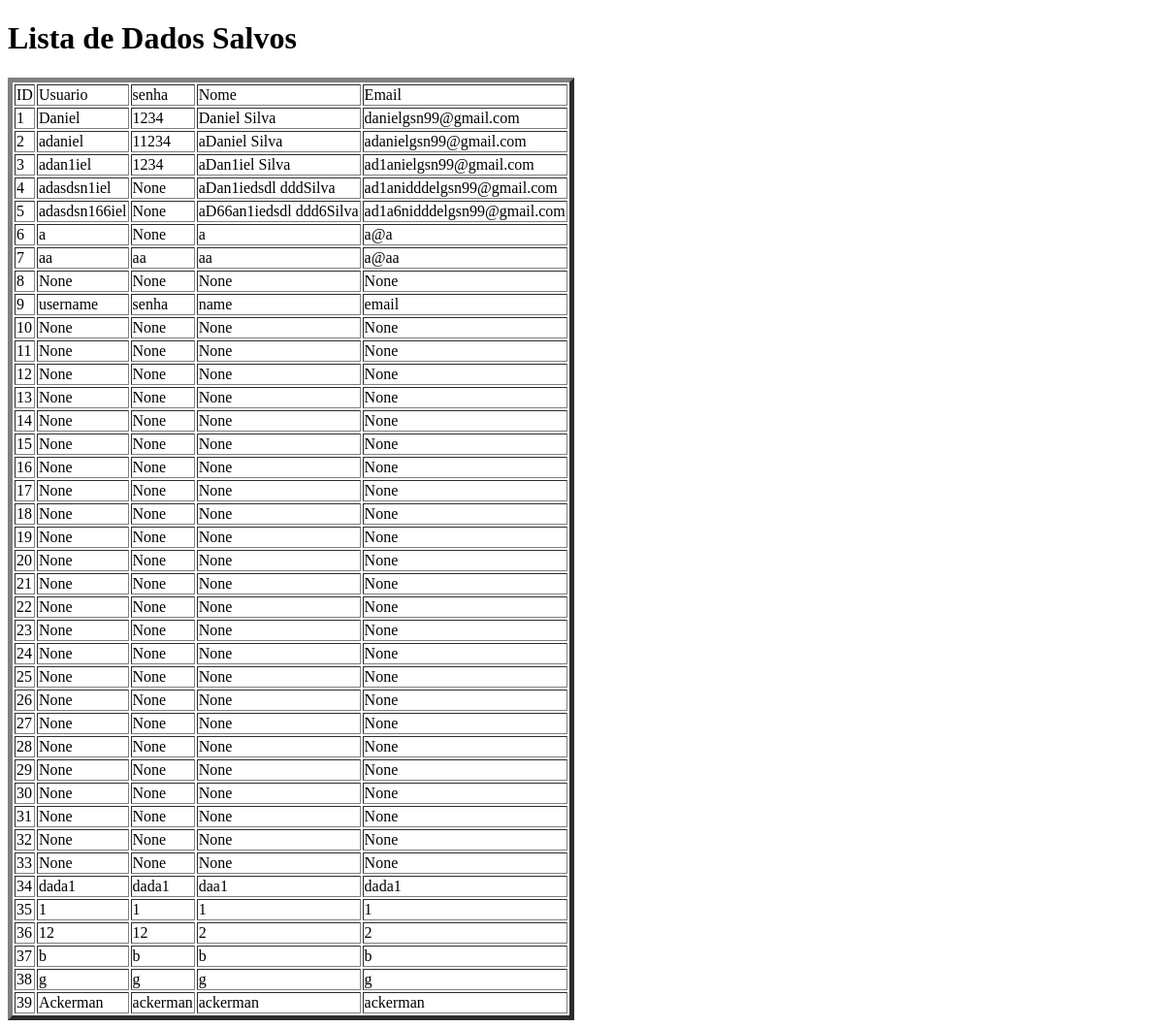
Before: /teste1 with the older database file.
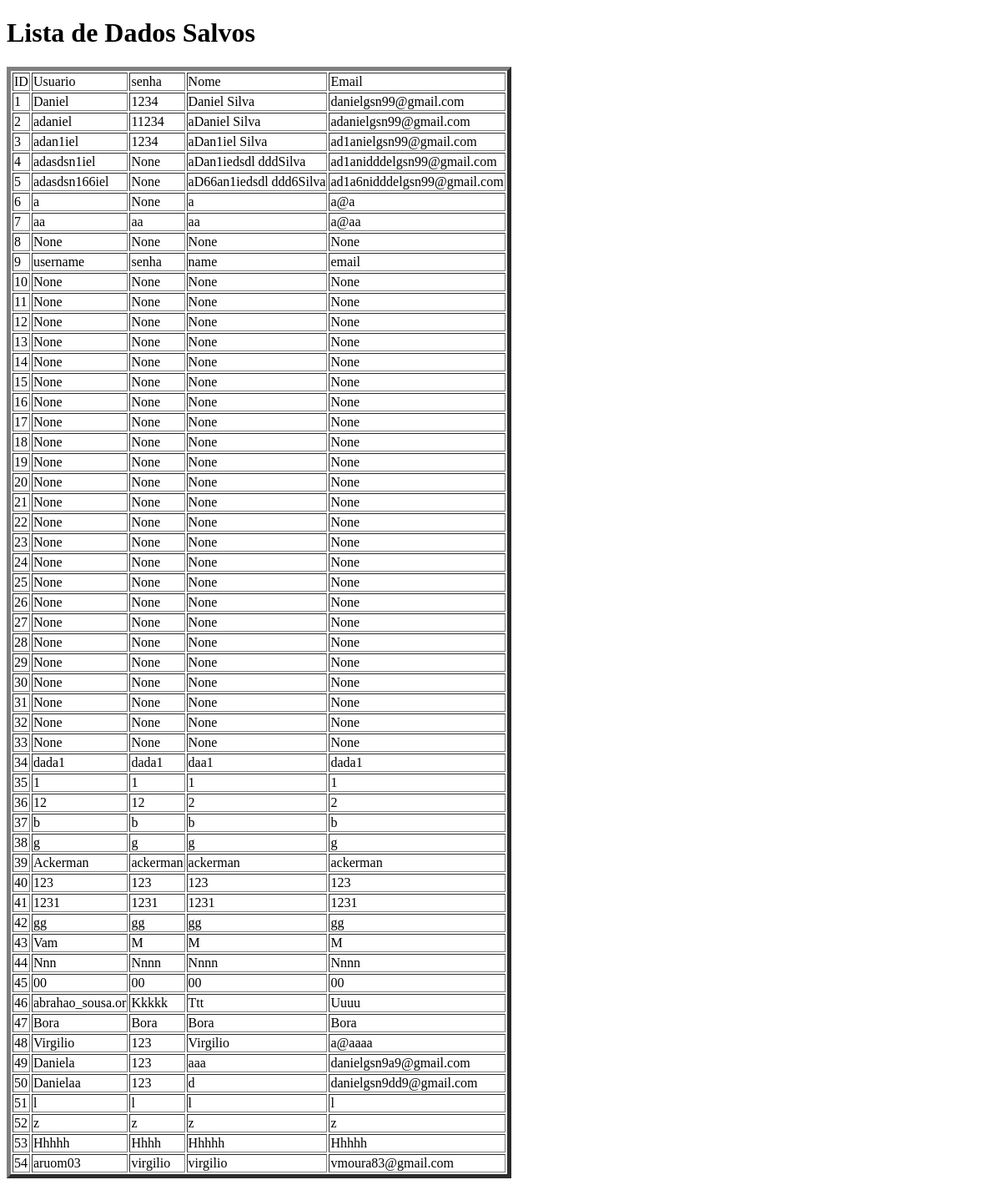
After: the same page with the newer database file.
### app/models/table.py (models this page shows, shortened)
class User(db.Model):
    __tablename__ = "users"
    id = db.Column(db.Integer, primary_key = True)
    username = db.Column(db.String, unique=True)
    password = db.Column(db.String)
    name = db.Column(db.String)
    email = db.Column(db.String, unique=True)
    cpf = db.Column(db.String, unique=True)
    telefone = db.Column(db.String, unique=True)

### app/controllers/defaut.py (the view)
@app.route("/teste1")
def teste1():
    r = User.query.all()
    return render_template("lista.html", r=r)

### app/templates/lista.html (shortened to what this page needs)
<!DOCTYPE html>
<html lang="pt">
<head>
</head>
<body>
    <h1>Lista de Dados Salvos</h1>
    <table border=5>
        <tr>
            <td>ID</td>
            <td>Usuario</td>
            <td>senha</td>
            <td>Nome</td>
            <td>Email</td>
        </tr>
        {% for r in r %}
        <tr>
                <td>{{ r.id}}</td>
                <td>{{ r.username}}</td>
                <td>{{ r.password}}</td>
                <td>{{ r.name}}</td>
                <td>{{ r.email}}</td>
            </tr>
        {% endfor %}
    </table>
</body>
</html>

Changed rows visible on the page:
added User: id "40", username "123", password "123", name "123", email "123"
added User: id "41", username "1231", password "1231", name "1231", email "1231"
added User: id "42", username "gg", password "gg", name "gg", email "gg"
added User: id "43", username "Vam", password "M", name "M", email "M"
added User: id "44", username "Nnn", password "Nnnn", name "Nnnn", email "Nnnn"
added User: id "45", username "00", password "00", name "00", email "00"
added User: id "46", username "abrahao_sousa.or", password "Kkkkk", name "Ttt", email "Uuuu"
added User: id "47", username "Bora", password "Bora", name "Bora", email "Bora"
added User: id "48", username "Virgilio", password "123", name "Virgilio", email "a@aaaa"
added User: id "49", username "Daniela", password "123", name "aaa", email "danielgsn9a9@gmail.com"
added User: id "50", username "Danielaa", password "123", name "d", email "danielgsn9dd9@gmail.com"
added User: id "51", username "l", password "l", name "l", email "l"
added User: id "52", username "z", password "z", name "z", email "z"
added User: id "53", username "Hhhhh", password "Hhhh", name "Hhhhh", email "Hhhhh"
added User: id "54", username "aruom03", password "virgilio", name "virgilio", email "vmoura83@gmail.com"
